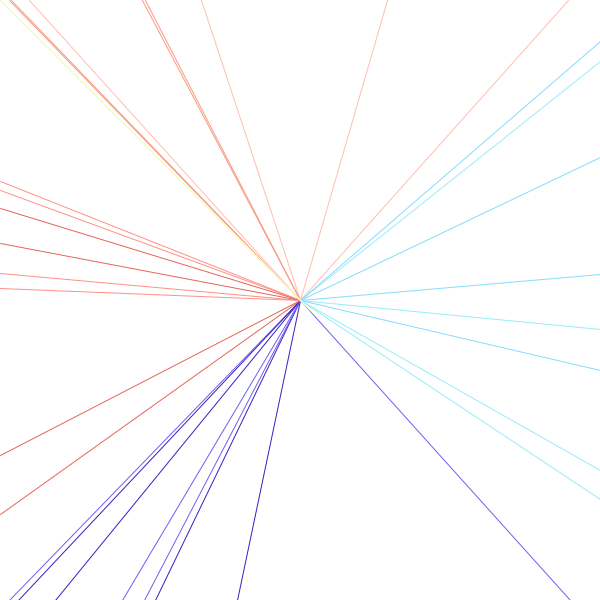
Frame 1 (no input)
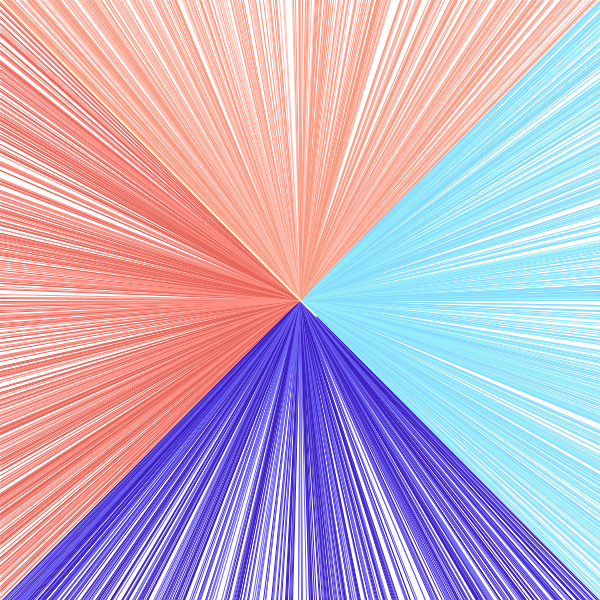
Frame 60 (the mouse pressed at the canvas centre just before this capture)
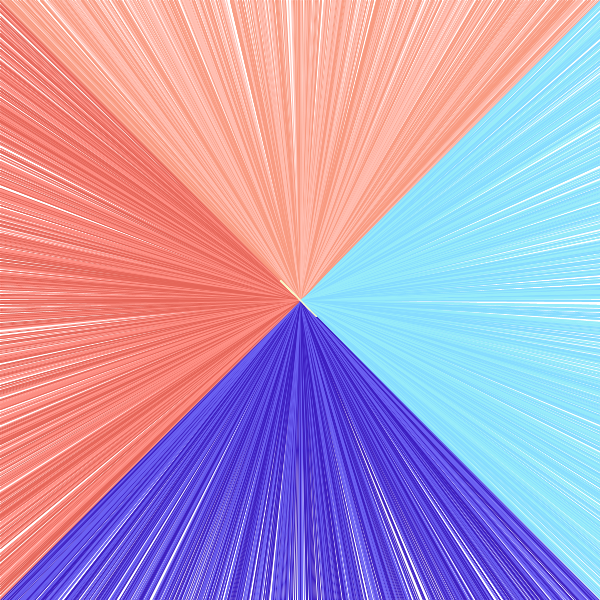
Frame 120 (the mouse held since frame 60 and released just before this capture)

The Processing sketch that drew these frames (run headless with seeded random() and noise(); from frame 60 on, the mouse is pressed at the canvas centre):

// Processing sketch: processing_114324
// ── processing_114324.pde

void setup(){
  size(600,600);
  background(255);
  
}

void draw(){

   
 for(int b=1; b <=600; b+=150){
   //TOP 
   stroke(255,190,177);//white
   line(random(width),0,300,300);
   
   stroke(60,29,192.70);//pink
   line(random(width),600,300,300);
   
   //BOTTOM
   stroke(107,97,242);//light blue
   line(random(width),600,300,300);
   
   stroke(248,154,128);//dark blue
   line(random(width),0,300,300);
   
   
   //LEFT
   stroke(229,101,88);//coral
   line(0,random(height),300,300);
   
   stroke(255,144,133);//light coral
   line(0,random(height),300,300);
   
   //RIGHT
   stroke(133,219,255);
   line(600,random(height),300,300); //dark turq
   
   stroke(151,236,249);
   line(600,random(height),300,300); //light turq 
 }
   
   for(int i = 280; i <= 600-280 ; i+=6){  
    strokeWeight(1);
    stroke(248,251,203);
    line(i,i,mouseX,mouseY);
   
   
   }
 
}
